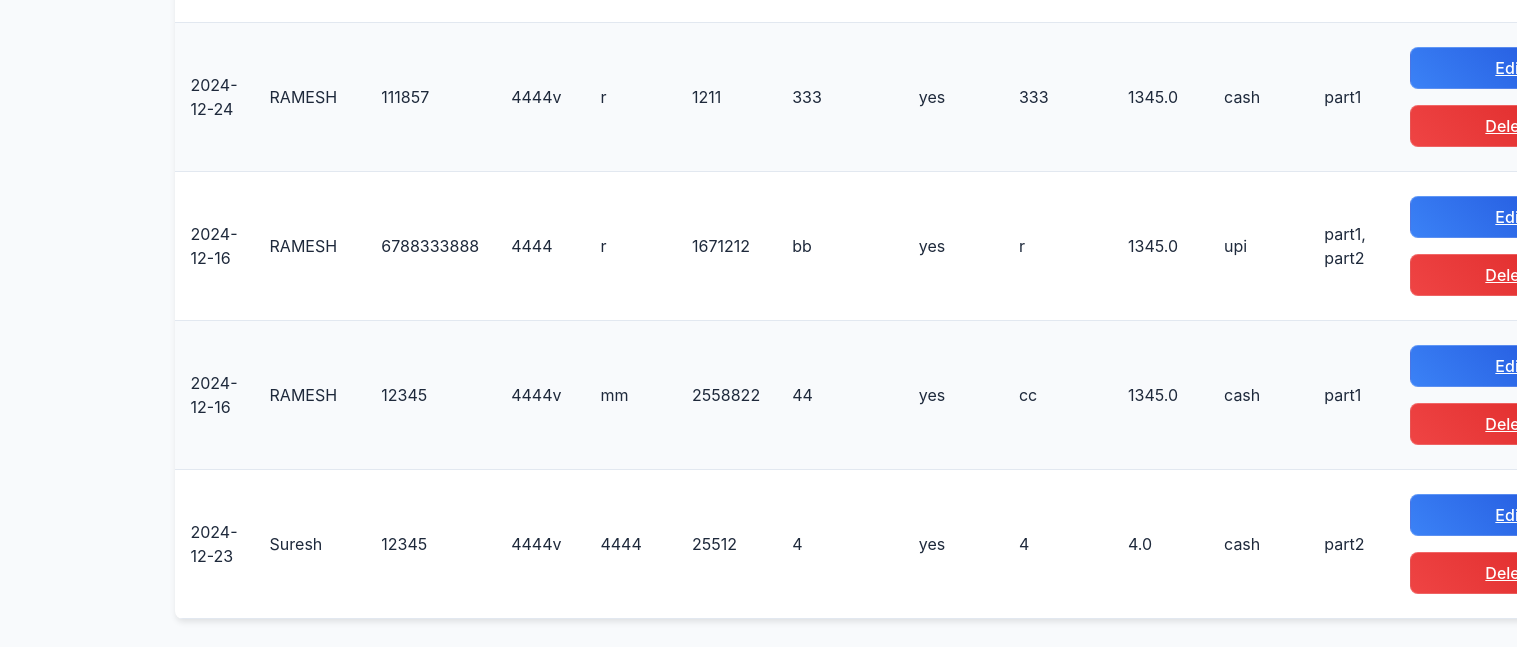
/admin (lower part), run on an earlier commit of the app's database.
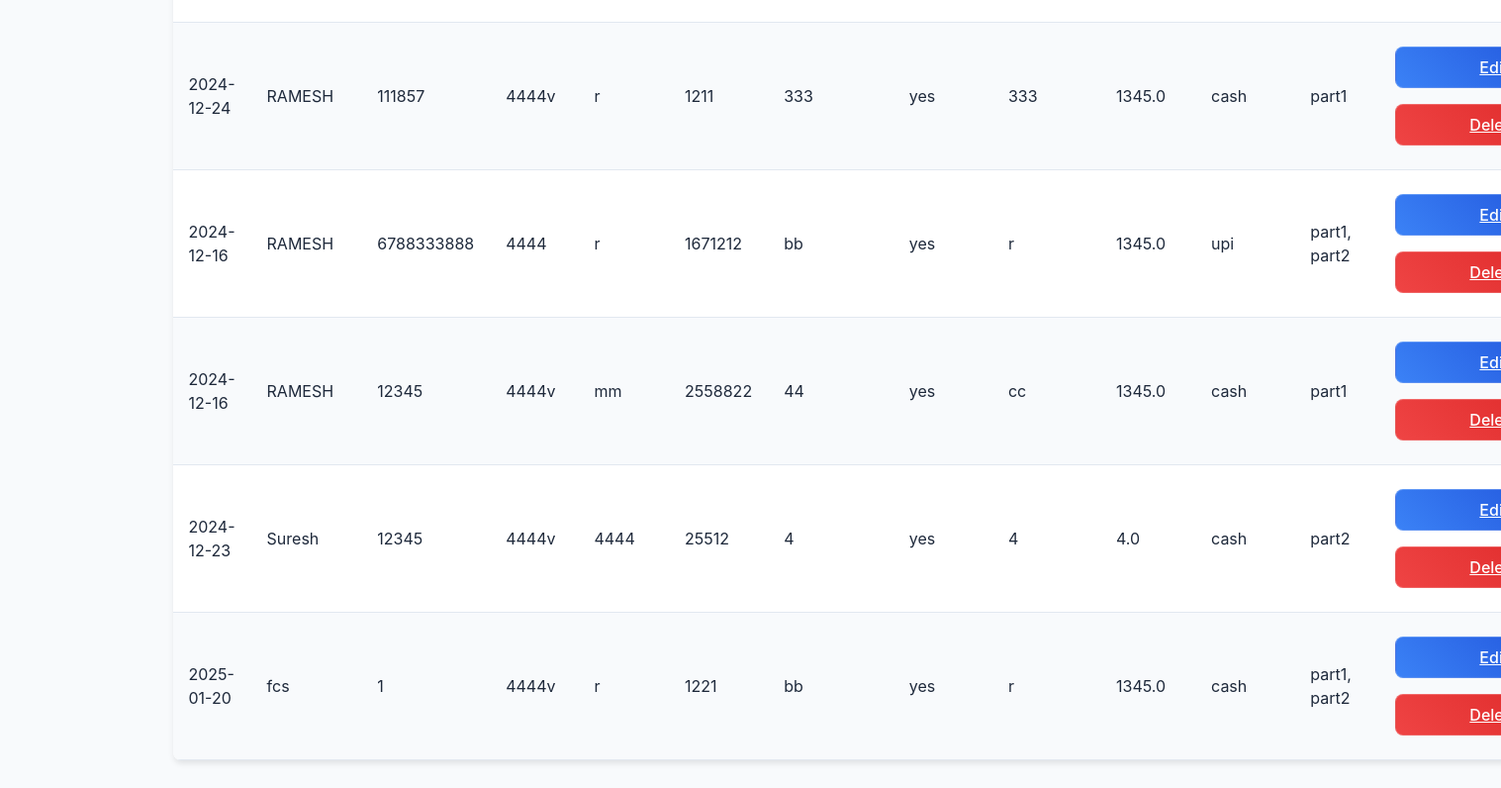
And on a later commit of the database.
### app.py (models this page shows, shortened)
class JobCard(db.Model):
    id = db.Column(db.Integer, primary_key=True)
    date = db.Column(db.String(20), nullable=False)
    customer_name = db.Column(db.String(100), nullable=False)
    phone_no = db.Column(db.String(15), nullable=False)
    model_name = db.Column(db.String(100), nullable=False)
    vehicle_no = db.Column(db.String(20), nullable=False)
    job_card_number = db.Column(db.String(50), nullable=False, unique=True)
    description = db.Column(db.String(200), nullable=False)
    charger_present = db.Column(db.String(5), nullable=False)
    mechanic_name = db.Column(db.String(100), nullable=False)
    amount = db.Column(db.Float, nullable=False)
    payment_mode = db.Column(db.String(20), nullable=False)
    parts_used = db.Column(db.String(500), nullable=False)  # Comma-separated parts

### app.py (the view)
@app.route('/admin')
def admin():
    job_cards = JobCard.query.all()  # Get all job cards
    parts = Part.query.all()  # Get all parts
    return render_template('admin.html', job_cards=job_cards, parts=parts, datetime=datetime)

### templates/admin.html (shortened to what this page needs)
<!DOCTYPE html>
<html lang="en">
<head>
    <link rel="stylesheet" href="{{ url_for('static', filename='style.css') }}">
</head>
<body>
    <div class="container">
        <table id="jobCardTable" class="w-full border-collapse">
            <tbody>
                {% for job_card in job_cards %}
                <tr class="hover:bg-gray-50 {% if loop.index % 2 == 0 %}bg-gray-100{% endif %}">
                    <td class="p-3 border">{{ job_card.date }}</td>
                    <td class="p-3 border">{{ job_card.customer_name }}</td>
                    <td class="p-3 border">{{ job_card.phone_no }}</td>
                    <td class="p-3 border">{{ job_card.model_name }}</td>
                    <td class="p-3 border">{{ job_card.vehicle_no }}</td>
                    <td class="p-3 border">{{ job_card.job_card_number }}</td>
                    <td class="p-3 border">{{ job_card.description }}</td>
                    <td class="p-3 border">{{ job_card.charger_present }}</td>
                    <td class="p-3 border">{{ job_card.mechanic_name }}</td>
                    <td class="p-3 border">{{ job_card.amount }}</td>
                    <td class="p-3 border">{{ job_card.payment_mode }}</td>
                    <td class="p-3 border">{{ job_card.parts_used }}</td>
                    <td class="p-3 border">
                        <div class="action-buttons">
                            <a href="{{ url_for('edit_job_card', job_card_id=job_card.id) }}" class="btn btn-edit mr-2">Edit</a>
                            <a href="{{ url_for('delete_job_card', job_card_id=job_card.id) }}" class="btn btn-delete" onclick="return confirm('Are you sure?')">Delete</a>
                        </div>
                    </td>
                </tr>
                {% endfor %}
            </tbody>
        </table>
    </div>
</body>
</html>

### static/style.css (style rules this page uses)
:root { --primary-color: #3b82f6; --secondary-color: #1d4ed8; --accent-color: #93c5fd; --background-color: #f8fafc; --surface-color: #ffffff; --text-color: #1e293b; --text-light: #64748b; --success-color: #10b981; --error-color: #ef4444; --font-family: 'Inter', system-ui, -apple-system, sans-serif; --font-size-base: 1rem; --line-height: 1.5; --space-xs: 0.25rem; --space-sm: 0.5rem; --space-md: 1rem; --space-lg: 1.5rem; --space-xl: 2rem; --shadow-sm: 0 1px 2px 0 rgba(0, 0, 0, 0.05); --shadow-md: 0 4px 6px -1px rgba(0, 0, 0, 0.1); --shadow-lg: 0 10px 15px -3px rgba(0, 0, 0, 0.1); --border-radius: 0.5rem; --border-width: 1px; --border-color: #e2e8f0; --transition-speed: 0.2s; --transition-easing: ease-in-out; }
* { box-sizing: border-box; margin: 0; padding: 0; }
html { font-size: 16px; scroll-behavior: smooth; }
body { font-family: var(--font-family); font-size: var(--font-size-base); line-height: var(--line-height); color: var(--text-color); background-color: var(--background-color); min-height: 100vh; padding: var(--space-xl); }
.container { max-width: 1200px; margin: 0 auto; padding: 0 var(--space-md); }
.btn { display: inline-flex; align-items: center; justify-content: center; padding: var(--space-sm) var(--space-md); border-radius: var(--border-radius); border: none; font-weight: 500; cursor: pointer; transition: all var(--transition-speed) var(--transition-easing); }
.btn { transition: all 0.3s ease; min-width: 200px; margin: 0.5rem; position: relative; overflow: hidden; }
.btn-edit { background: linear-gradient(45deg, #3b82f6, #1d4ed8); color: white; border: 1px solid rgba(255, 255, 255, 0.2); }
.btn-delete { background: linear-gradient(45deg, #ef4444, #dc2626); color: white; border: 1px solid rgba(255, 255, 255, 0.2); }
table { width: 100%; border-collapse: collapse; margin: 1rem 0; background-color: white; box-shadow: 0 4px 6px -1px rgba(0, 0, 0, 0.1); border-radius: 0.5rem; overflow: hidden; }
tr:nth-child(even) { background-color: #f8fafc; }
table { width: 100%; border-collapse: collapse; margin: var(--space-md) 0; background-color: var(--surface-color); box-shadow: var(--shadow-md); border-radius: var(--border-radius); overflow: hidden; }
tr:nth-child(even) { background-color: var(--background-color); }

What changed in the data, as far as the page shows it:
added JobCard: date "2025-01-20", customer_name "fcs", phone_no "1", model_name "4444v", vehicle_no "r", job_card_number "1221", description "bb", charger_present "yes", mechanic_name "r", amount "1345.0", payment_mode "cash", parts_used "part1, part2"
